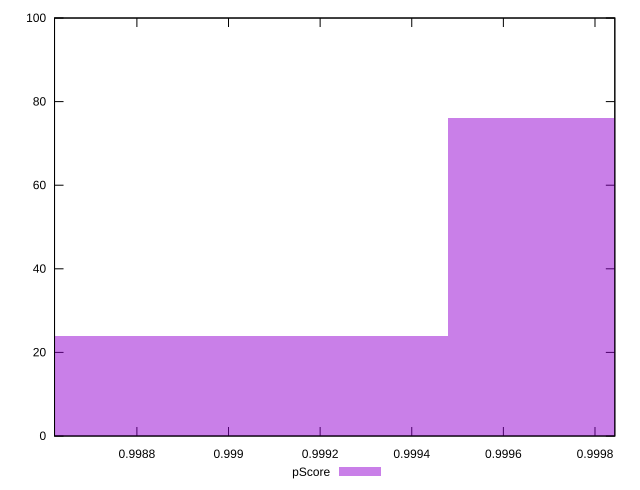

Recreate this plot in gnuplot.
reset

$pScore <<EOF
0.9989184458443056 24
1.0000383095728305 76
EOF

set key outside below
set boxwidth 0.0011198637285250062
set xrange [0.9986202160405386:0.9998432815951077]
set yrange [0:100]
set trange [0:100]
set style fill transparent solid 0.5 noborder
set terminal svg size 640, 490 enhanced background rgb 'white'
set output "reports/report_00032_2021-02-25T10-28-15.087Z/first-cpu-idle/samples/music/pScore/histogram.svg"

plot $pScore title "pScore" with boxes

reset
